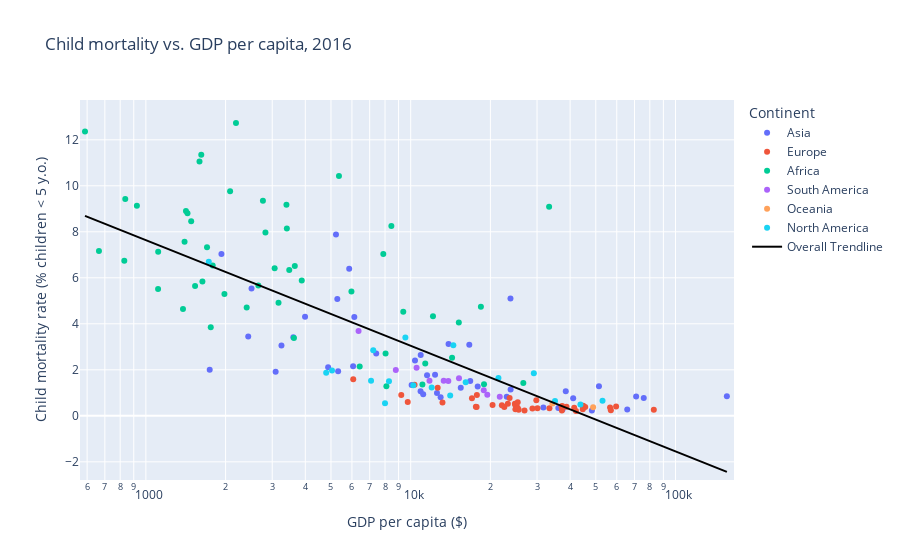

Notebook code for this chart:
### Markdown cell above
First of all, we can see that the trendline of 1986 starts at around 21% whilst it in 2016 starts at around 9% which indicates that the overall percentage of child mortality has decreased. We can also find most of Africa's countries on the upper left side of the graph. As we have seen earlier, Africa has many developing countries with lower GDPs. A much lower GDP per capita can be the cause of higher child mortality rates as the trendline in both graphs are quite evident. There seem to be a higher variance between the countries in 2016 as opposed to 1986, at leats for most of Africa and some of Asia. One can also argue that countries with a lower GDP and greater population size tend to have a greater child mortaility rate.

### Code cell
# Plot child mortality vs. GDP per capita
plotFigure(GDPperCapita('child-mortality-gdp-per-capita.csv',
           'GDP per capita',
          'Child mortality (Select Gapminder, v10) (2017)',
          'Child mortality vs. GDP per capita'), 'GDP per capita ($)', 
           'Child mortality rate (% children < 5 y.o.)', 'Child mortality vs. GDP per capita',
          25, pow(10, 4), 3, 1, 13)

### Figure 1 — Plotly figure (JSON) as saved in the notebook; plotly's stock layout.template omitted (floating-point values rounded to 4 significant figures; data arrays with more than 128 entries replaced by an {"elided": "..."} marker saying what was removed)
{"data": [{"customdata": [["Afghanistan"], ["Armenia"], ["Azerbaijan"], ["Bahrain"], ["Bangladesh"], ["Cambodia"], ["China"], ["Georgia"], ["Hong Kong"], ["India"], ["Indonesia"], ["Iran"], ["Iraq"], ["Israel"], ["Japan"], ["Jordan"], ["Kazakhstan"], ["Kuwait"], ["Kyrgyzstan"], ["Laos"], ["Lebanon"], ["Malaysia"], ["Mongolia"], ["Myanmar"], ["Nepal"], ["North Korea"], ["Oman"], ["Pakistan"], ["Palestine"], ["Philippines"], ["Qatar"], ["Saudi Arabia"], ["Singapore"], ["South Korea"], ["Sri Lanka"], ["Syria"], ["Tajikistan"], ["Thailand"], ["Turkey"], ["Turkmenistan"], ["United Arab Emirates"], ["Uzbekistan"], ["Vietnam"], ["Yemen"]], "hovertemplate": "Continent=Asia<br>GDP per capita ($)=%{x}<br>Child mortality rate (% children < 5 y.o.)=%{y}<br>Entity=%{customdata[0]}<extra></extra>", "legendgroup": "Asia", "marker": {"color": "#636efa", "symbol": "circle"}, "mode": "markers", "name": "Asia", "orientation": "v", "showlegend": true, "type": "scatter", "x": [1929, 10080, 16645, 41078, 3604, 3251, 12569, 10899, 48330, 6125, 10911, 16783, 13898, 31701, 37465, 11529, 23842, 71010, 4879, 5859, 12972, 23053, 12360, 5284, 2435, 1742.0, 38515, 5223, 5321.0, 7410, 156299, 51397, 65729, 36103, 11149, 3091, 3991, 15454, 17906, 23813, 75876, 10381, 6062, 2506], "xaxis": "x", "y": [7.04, 1.34, 3.09, 0.76, 3.42, 3.06, 0.99, 1.07, 0.2282, 4.3, 2.64, 1.51, 3.12, 0.36, 0.27, 1.76, 1.14, 0.84, 2.11, 6.39, 0.81, 0.83, 1.79, 5.08, 3.45, 2, 1.07, 7.88, 1.94, 2.71, 0.85, 1.29, 0.28, 0.34, 0.94, 1.912, 4.31, 1.22, 1.27, 5.1, 0.77, 2.41, 2.16, 5.53], "yaxis": "y"}, {"customdata": [["Albania"], ["Austria"], ["Belarus"], ["Belgium"], ["Bosnia and Herzegovina"], ["Bulgaria"], ["Croatia"], ["Cyprus"], ["Czechia"], ["Denmark"], ["Estonia"], ["Finland"], ["France"], ["Germany"], ["Greece"], ["Hungary"], ["Iceland"], ["Ireland"], ["Italy"], ["Latvia"], ["Lithuania"], ["Luxembourg"], ["Malta"], ["Moldova"], ["Montenegro"], ["Netherlands"], ["North Macedonia"], ["Norway"], ["Poland"], ["Portugal"], ["Romania"], ["Russia"], ["Serbia"], ["Slovakia"], ["Slovenia"], ["Spain"], ["Sweden"], ["Switzerland"], ["Ukraine"], ["United Kingdom"]], "hovertemplate": "Continent=Europe<br>GDP per capita ($)=%{x}<br>Child mortality rate (% children < 5 y.o.)=%{y}<br>Entity=%{customdata[0]}<extra></extra>", "legendgroup": "Europe", "marker": {"color": "#EF553B", "symbol": "circle"}, "mode": "markers", "name": "Europe", "orientation": "v", "showlegend": true, "type": "scatter", "x": [10342, 41445, 17628, 38766, 9746, 17037, 20376, 25577, 28823, 44836, 24857, 37239, 37124, 44689, 22574, 23279, 42085, 56597, 33419, 22092, 24743, 57006, 29817, 6068, 17741, 45600, 12644, 82814, 24838, 25346, 17782, 23635, 13184, 25364, 26908, 30110, 44659, 59662, 9214, 37334], "xaxis": "x", "y": [1.35, 0.35, 0.39, 0.39, 0.6, 0.76, 0.47, 0.26, 0.32, 0.44, 0.29, 0.23, 0.39, 0.38, 0.38, 0.52, 0.21, 0.36, 0.33, 0.46, 0.53, 0.24, 0.68, 1.59, 0.38, 0.38, 1.22, 0.26, 0.47, 0.35, 0.9, 0.77, 0.58, 0.59, 0.23, 0.33, 0.29, 0.41, 0.91, 0.43], "yaxis": "y"}, {"customdata": [["Algeria"], ["Angola"], ["Benin"], ["Botswana"], ["Burkina Faso"], ["Burundi"], ["Cameroon"], ["Cape Verde"], ["Central African Republic"], ["Chad"], ["Comoros"], ["Congo"], ["Cote d'Ivoire"], ["Democratic Republic of Congo"], ["Djibouti"], ["Egypt"], ["Equatorial Guinea"], ["Eswatini"], ["Ethiopia"], ["Gabon"], ["Gambia"], ["Ghana"], ["Guinea"], ["Guinea-Bissau"], ["Kenya"], ["Lesotho"], ["Liberia"], ["Libya"], ["Madagascar"], ["Malawi"], ["Mali"], ["Mauritania"], ["Mauritius"], ["Morocco"], ["Mozambique"], ["Namibia"], ["Niger"], ["Nigeria"], ["Rwanda"], ["Sao Tome and Principe"], ["Senegal"], ["Seychelles"], ["Sierra Leone"], ["South Africa"], ["Sudan"], ["Tanzania"], ["Togo"], ["Tunisia"], ["Uganda"], ["Zambia"], ["Zimbabwe"]], "hovertemplate": "Continent=Africa<br>GDP per capita ($)=%{x}<br>Child mortality rate (% children < 5 y.o.)=%{y}<br>Entity=%{customdata[0]}<extra></extra>", "legendgroup": "Africa", "marker": {"color": "#00cc96", "symbol": "circle"}, "mode": "markers", "name": "Africa", "orientation": "v", "showlegend": true, "type": "scatter", "x": [14331, 8453, 2080, 15198, 1483, 665, 2828, 6418, 589, 2189, 1702, 5974, 3395, 836, 3064, 11351, 33317, 7881, 1635, 18413, 1788, 3878, 1417, 1436, 3169, 2767, 829, 8096, 1381, 1112, 1594, 3407, 18918, 8039, 1113, 9376, 925, 5360, 1758, 3624, 2403, 26624, 1619, 12139, 3651, 2660, 1400, 11073, 1980, 3479, 1534], "xaxis": "x", "y": [2.52, 8.25, 9.76, 4.06, 8.46, 7.17, 7.97, 2.14, 12.36, 12.73, 7.33, 5.41, 9.18, 9.43, 6.42, 2.28, 9.09, 7.04, 5.84, 4.74, 6.53, 5.88, 8.9, 8.81, 4.92, 9.35, 6.74, 1.29, 4.64, 5.51, 11.06, 8.14, 1.37, 2.71, 7.13, 4.52, 9.13, 10.43, 3.85, 3.38, 4.71, 1.43, 11.35, 4.33, 6.51, 5.67, 7.57, 1.36, 5.3, 6.34, 5.64], "yaxis": "y"}, {"customdata": [["Argentina"], ["Bolivia"], ["Brazil"], ["Chile"], ["Colombia"], ["Ecuador"], ["Paraguay"], ["Peru"], ["Uruguay"], ["Venezuela"]], "hovertemplate": "Continent=South America<br>GDP per capita ($)=%{x}<br>Child mortality rate (% children < 5 y.o.)=%{y}<br>Entity=%{customdata[0]}<extra></extra>", "legendgroup": "South America", "marker": {"color": "#ab63fa", "symbol": "circle"}, "mode": "markers", "name": "South America", "orientation": "v", "showlegend": true, "type": "scatter", "x": [18875, 6355, 13873, 21696, 13326, 10527, 8786, 11776, 19468, 15219], "xaxis": "x", "y": [1.11, 3.69, 1.51, 0.83, 1.53, 2.09, 1.99, 1.53, 0.92, 1.63], "yaxis": "y"}, {"customdata": [["Australia"], ["New Zealand"]], "hovertemplate": "Continent=Oceania<br>GDP per capita ($)=%{x}<br>Child mortality rate (% children < 5 y.o.)=%{y}<br>Entity=%{customdata[0]}<extra></extra>", "legendgroup": "Oceania", "marker": {"color": "#FFA15A", "symbol": "circle"}, "mode": "markers", "name": "Oceania", "orientation": "v", "showlegend": true, "type": "scatter", "x": [48845, 34295], "xaxis": "x", "y": [0.37, 0.54], "yaxis": "y"}, {"customdata": [["Barbados"], ["Canada"], ["Costa Rica"], ["Cuba"], ["Dominica"], ["Dominican Republic"], ["El Salvador"], ["Guatemala"], ["Haiti"], ["Honduras"], ["Jamaica"], ["Mexico"], ["Nicaragua"], ["Panama"], ["Puerto Rico"], ["Saint Lucia"], ["Trinidad and Tobago"], ["United States"]], "hovertemplate": "Continent=North America<br>GDP per capita ($)=%{x}<br>Child mortality rate (% children < 5 y.o.)=%{y}<br>Entity=%{customdata[0]}<extra></extra>", "legendgroup": "North America", "marker": {"color": "#19d3f3", "symbol": "circle"}, "mode": "markers", "name": "North America", "orientation": "v", "showlegend": true, "type": "scatter", "x": [12003, 43745, 14098, 8000, 9550, 14489, 8280, 7221, 1728, 4796, 7084, 16133, 5045, 21449, 35082, 10233, 29178, 53015], "xaxis": "x", "y": [1.23, 0.49, 0.88, 0.55, 3.4, 3.07, 1.5, 2.85, 6.7, 1.87, 1.53, 1.46, 1.97, 1.64, 0.6479, 1.33, 1.85, 0.65], "yaxis": "y"}, {"hovertemplate": "<b>OLS trendline</b><br>Child mortality (Select Gapminder, v10) (2017) = -4.59234 * log10(GDP per capita) + 21.4134<br>R<sup>2</sup>=0.604865<br><br>GDP per capita ($)=%{x}<br>Child mortality rate (% children < 5 y.o.)=%{y} <b>(trend)</b><extra></extra>", "legendgroup": "Overall Trendline", "line": {"color": "black"}, "mode": "lines", "name": "Overall Trendline", "showlegend": true, "type": "scatter", "x": {"elided": "165 float values"}, "xaxis": "x", "y": {"elided": "165 float values"}, "yaxis": "y"}], "layout": {"legend": {"title": {"text": "Continent"}, "tracegroupgap": 0}, "title": {"text": "Child mortality vs. GDP per capita, 2016"}, "xaxis": {"anchor": "y", "domain": [0, 1], "range": [2.751, 5.221], "title": {"text": "GDP per capita ($)"}, "type": "log"}, "yaxis": {"anchor": "x", "domain": [0, 1], "range": [-2.79, 13.73], "title": {"text": "Child mortality rate (% children < 5 y.o.)"}}}}
